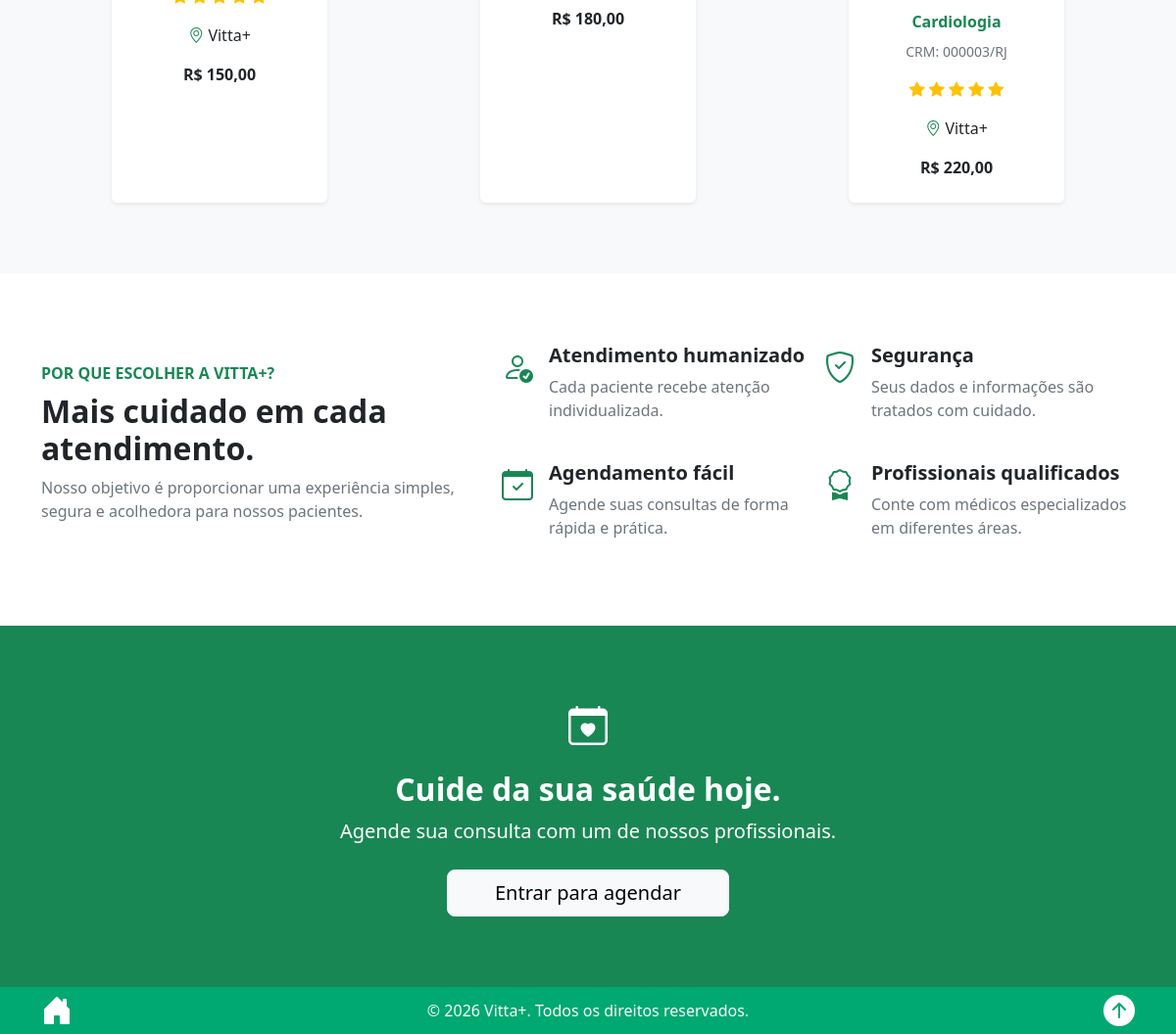
/ (lower part), run on an earlier commit of the app's database.
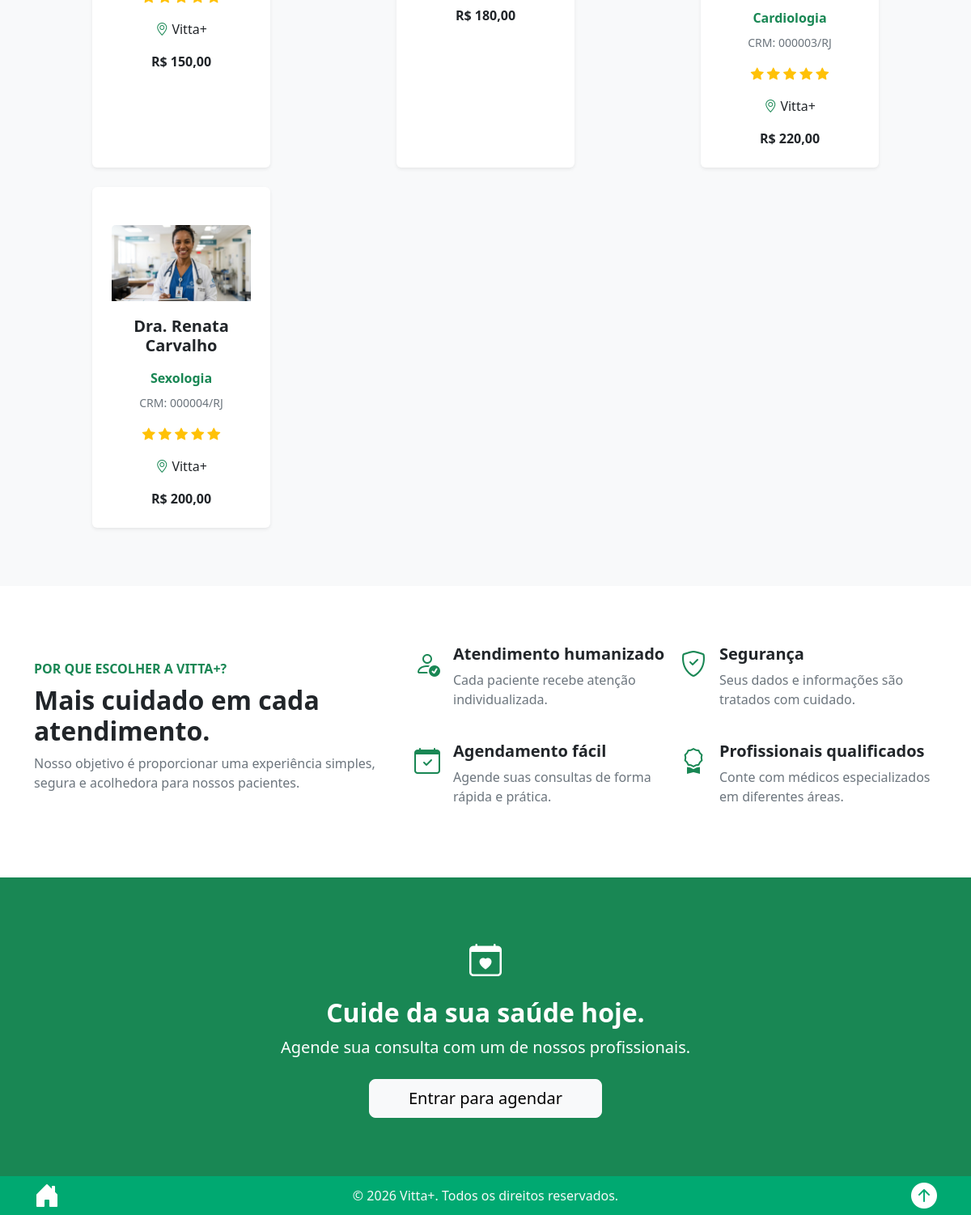
And on a later commit of the database.
### consulta/models.py (models this page shows, shortened)
class Doctor(models.Model):
    name = models.CharField(max_length=100, verbose_name="Nome")
    birth_date = models.DateField(verbose_name="Data de Nascimento")
    CRM = models.CharField(max_length=20, unique=True, verbose_name="CRM")
    gender = models.CharField(max_length=10, choices=[("M", "Masculino"), ("F", "Feminino")], verbose_name="Gênero")
    expertise = models.CharField(max_length=100, verbose_name="Especialidade")
    rating = models.DecimalField(max_digits = 3, decimal_places = 2, default = 0, validators = [MinValueValidator(0), MaxValueValidator(5)], verbose_name ="Classificação")
    place = models.CharField(max_length=100, verbose_name="Local da Consulta")
    price = models.DecimalField(max_digits=10, decimal_places=2, validators=[MinValueValidator(0)], verbose_name="Preço da Consulta")
    photo = models.ImageField(upload_to='doctors/', blank=True, null=True, verbose_name="Foto")
    @property
    def rating_stars(self):
        rating = float(self.rating)
        rating = round(rating * 2) / 2
        stars = []
        for i in range(1, 6):
            if rating >= i:
                stars.append("full")
            elif rating >= i - 0.5:
                stars.append("half")
            else:
                stars.append("empty")
        return stars
    class Meta:
        ordering = ["CRM"]

### consulta/views.py (the view)
# urls.py: 2. Add a URL to urlpatterns:  path('', views.home, name='home')
def home(request):
    doctors = Doctor.objects.all()
    return render(request, 'index.html', {'doctors': doctors})

### consulta/templates/index.html (shortened to what the changed rows need)
{% extends 'base.html' %}
{% load static %}
{% load format_filters %}
{% block content %}
<section class="py-5 bg-light">
    <div class="container py-4">
        <div class="row g-4">
            {% for doctor in doctors %}
            <div class="col-md-6 col-lg-4">
                <div class="card h-100 border-0 shadow-sm">
                    <div class="card-body text-center p-4">
                        <div class="mb-3">
                            <div class="card-image" style="font-size: 5rem;">
                                {% if doctor.photo %}
                                    <img src="{{ doctor.photo.url }}" alt="Foto {{ doctor.name }}" class="card-img-top">
                                {% else %}
                                    <div class="p-3">
                                        <p>Sem foto</p>
                                    </div>
                                {% endif %}
                            </div>
                        </div>
                        <h5 class="fw-bold">
                            {% if doctor.gender == "M" %}
                                <p>Dr. {{ doctor.name }}</p>
                            {% else %}
                                <p>Dra. {{ doctor.name }}</p>
                            {% endif %}
                        </h5>
                        <p class="text-success fw-semibold mb-2">
                            {{ doctor.expertise }}
                        </p>
                        <p class="text-secondary small">
                            CRM: {{ doctor.CRM }}
                        </p>
                        {% if doctor.rating %}
                            <div class="text-warning mb-3">
                                {% for star in doctor.rating_stars %}
                                    {% if star == "full" %}
                                        <i class="bi bi-star-fill"></i>
                                    {% elif star == "half" %}
                                        <i class="bi bi-star-half"></i>
                                    {% else %}
                                        <i class="bi bi-star"></i>
                                    {% endif %}
                                {% endfor %}
                            </div>
                        {% endif %}
                        <p class="mb-1">
                            <i class="bi bi-geo-alt text-success"></i>
                            {{ doctor.place }}
                        </p>
                        <p class="fw-bold mt-3 mb-0">
                            R$ {{ doctor.price }}
                        </p>
                    </div>
                </div>
            </div>
            {% empty %}
            <div class="col-12 text-center">
                <div class="alert alert-light border">
                    Nenhum médico cadastrado no momento.
                </div>
            </div>
            {% endfor %}
        </div>
    </div>
</section>
<section class="py-5">
    <div class="container py-4">
        <div class="row align-items-center">
            <div class="col-lg-5 mb-4 mb-lg-0">
                <h2 class="fw-bold mt-2">
                    Mais cuidado em cada atendimento.
                </h2>
            </div>
        </div>
    </div>
</section>
<section class="py-5 bg-success text-white">
    <div class="container text-center py-4">
        <h2 class="fw-bold mt-3">
            Cuide da sua saúde hoje.
        </h2>
    </div>
</section>
{% endblock %}

What changed in the data, as far as the page shows it:
added Doctor: photo (picture), name "Renata Carvalho", expertise "Sexologia", CRM "000004/RJ", rating 5 (drawn), place "Vitta+", price "200,00"
